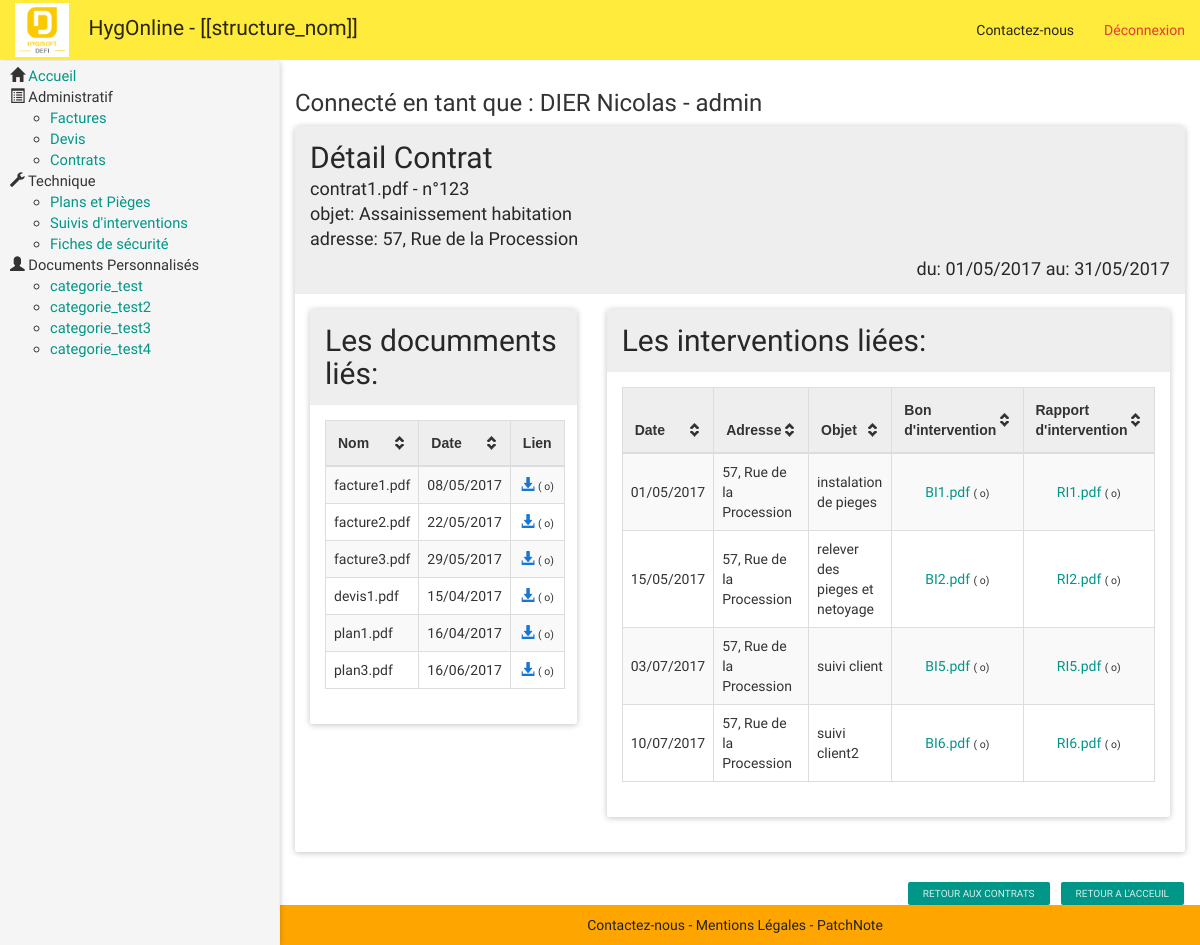
The app's page /hygonline_v2/public/index.php?page=detail&id=1 (signed in) with its own data.
### tables this page shows
CREATE TABLE `categories_perso` (
  `id_categ` int(11) NOT NULL,
  `libelle` varchar(100) NOT NULL,
  `html_header` text NOT NULL,
  `html_footer` text NOT NULL
);

CREATE TABLE `contrats` (
  `id_contrat` int(11) NOT NULL,
  `id_client` int(11) NOT NULL,
  `numero_contrat` int(11) DEFAULT NULL,
  `adresse_contrat` varchar(200) NOT NULL,
  `objet_contrat` varchar(75) DEFAULT NULL,
  `nom_contrat` varchar(100) NOT NULL,
  `date_contrat` date NOT NULL,
  `echeance_contrat` date NOT NULL,
  `montant_total` decimal(10,0) NOT NULL,
  `est_effectuee` tinyint(1) NOT NULL,
  `lien` varchar(100) NOT NULL
);

CREATE TABLE `factures` (
  `id_facture` int(11) NOT NULL,
  `id_contrat` int(11) DEFAULT NULL,
  `id_client` int(11) NOT NULL,
  `date_facture` date NOT NULL,
  `montant_facture` decimal(10,0) NOT NULL,
  `nom_facture` varchar(100) NOT NULL,
  `echeance_facture` date NOT NULL,
  `est_soldee` tinyint(1) NOT NULL,
  `reste` decimal(10,0) DEFAULT NULL,
  `numero_facture` int(11) DEFAULT NULL,
  `lien` varchar(100) NOT NULL
);

CREATE TABLE `devis` (
  `id_devis` int(11) NOT NULL,
  `id_contrat` int(11) NOT NULL,
  `nom_devis` varchar(100) NOT NULL,
  `date_devis` date NOT NULL,
  `numero_devis` int(11) NOT NULL,
  `montant_devis` decimal(10,0) NOT NULL,
  `objet_devis` varchar(75) NOT NULL,
  `est_accepter` tinyint(1) NOT NULL,
  `lien` varchar(100) NOT NULL
);

CREATE TABLE `plans` (
  `id_plan` int(11) NOT NULL,
  `date_plan` date NOT NULL,
  `nom_plan` varchar(100) NOT NULL,
  `objet_plan` varchar(75) NOT NULL,
  `lien` varchar(75) NOT NULL,
  `id_contrat` int(11) NOT NULL
);

CREATE TABLE `interventions` (
  `id_intervention` int(11) NOT NULL,
  `id_contrat` int(11) NOT NULL,
  `objet_interv` varchar(75) NOT NULL,
  `date_interv` date NOT NULL,
  `adresse_interv` varchar(100) NOT NULL,
  `applicateur_interv` varchar(100) NOT NULL,
  `date_bi` date NOT NULL,
  `nom_bi` varchar(100) NOT NULL,
  `lien_bi` varchar(100) NOT NULL,
  `date_ri` date NOT NULL,
  `nom_ri` varchar(100) NOT NULL,
  `lien_ri` varchar(100) NOT NULL,
  `est_effectuee` tinyint(1) NOT NULL
);

### hygonline_v2/src/requete_sql.php (called while the page is built, shortened)
<?php
	function get_db(){
		if(APPLICATION_ENV == 'production') {
			$db = new PDO('mysql:host=localhost;dbname=hyg_dev2', 'hyg_dev', 'XRcD3]+b438q_Dc');
		} else {
			$db = new PDO('mysql:host=localhost;dbname=hyg_dev2', 'root', '');
		}
		return $db;
}
function getFichierByContrat($file_type, $id_client, $id_contrat){
	$db = get_db();
	switch ($file_type){
		case 'facture':
			$sql = "SELECT factures.*,
					DATE_FORMAT(`date_facture`, '%d/%m/%Y') AS `disp_date`,
					DATE_FORMAT(`echeance_facture`, '%d/%m/%Y') AS `disp_echeance`
					FROM factures, contrats, clients
					WHERE factures.id_contrat = contrats.id_contrat
					AND contrats.id_contrat = :id_contrat
					AND contrats.id_client = clients.id_client
					AND clients.id_client = :id_client";
			break;
		case 'devis':
			$sql = "SELECT devis.*,
					DATE_FORMAT(`date_devis`, '%d/%m/%Y') AS `disp_date`
					FROM devis, contrats, clients
					WHERE devis.id_contrat = contrats.id_contrat
					AND contrats.id_contrat = :id_contrat
					AND contrats.id_client = clients.id_client
					AND clients.id_client = :id_client";
			break;
		case 'plan':
			$sql = "SELECT plans.*, contrats.adresse_contrat,
					DATE_FORMAT(`date_plan`, '%d/%m/%Y') AS `disp_date`
					FROM plans, contrats, clients
					WHERE plans.id_contrat = contrats.id_contrat
					AND contrats.id_contrat = :id_contrat
					AND contrats.id_client = clients.id_client
					AND clients.id_client = :id_client";
			break;
	}
	$stmt = $db->prepare($sql);
	$stmt->bindValue('id_client', $id_client, PDO::PARAM_INT);
	$stmt->bindValue('id_contrat', $id_contrat, PDO::PARAM_INT);
	$stmt->execute();
	$data = $stmt->fetchAll(PDO::FETCH_ASSOC);
	return $data;
}
function get_Categories_Perso(){
	$db = get_db();
	$sql = "SELECT * FROM categories_perso";
	$stmt = $db->prepare($sql);
	$stmt->execute();
	$data = $stmt->fetchAll(PDO::FETCH_ASSOC);
	return $data;
}
function get_Contrat_ByID($id_client, $id_contrat){
	$db = get_db();
	$sql = "SELECT contrats.*,
			DATE_FORMAT(`date_contrat`, '%d/%m/%Y') AS `disp_date`,
			DATE_FORMAT(`echeance_contrat`, '%d/%m/%Y') AS `disp_echeance`
			FROM contrats, clients
			WHERE contrats.id_client = clients.id_client
			AND clients.id_client = :id_client
			AND contrats.id_contrat = :id_contrat";
	$stmt = $db->prepare($sql);
	$stmt->bindValue('id_client', $id_client, PDO::PARAM_INT);
	$stmt->bindValue('id_contrat', $id_contrat, PDO::PARAM_INT);
	$stmt->execute();
	$data = $stmt->fetchAll(PDO::FETCH_ASSOC);
	if ($data) {
		return $data[0];
	}
	return null;
}
function get_detail_LinkedInterv($id_client, $id_contrat){
	$db = get_db();
	$sql = "SELECT interventions.*,
			DATE_FORMAT(`date_interv`, '%d/%m/%Y') AS `disp_date`
			FROM interventions, contrats, clients
			WHERE interventions.id_contrat = contrats.id_contrat
			AND contrats.id_contrat = :id_contrat
			ANd contrats.id_client = clients.id_client
			AND clients.id_client = :id_client";
	$stmt = $db->prepare($sql);
	$stmt->bindValue('id_contrat', $id_contrat, PDO::PARAM_INT);
	$stmt->bindValue('id_client', $id_client, PDO::PARAM_INT);
	$stmt->execute();
	$data = $stmt->fetchAll(PDO::FETCH_ASSOC);
	return $data;
}
function taille_fichier($file){
	$filepath = APPLICATION_PATH . "/../docs/" . $file;
	$taille = filesize($filepath);
	if ($taille >= 1048576){
		$taille = round($taille / 1048576 * 100) / 100 . " Mo";
	}
	elseif ($taille >= 1024){
		$taille = round($taille / 1024 * 100) / 100 . " Ko";
	}
	else{
		$taille = $taille . " o";
	}
	return $taille;
}
?>

### hygonline_v2/src/doc_type/contrat_detail.php (the view, shortened to what this page needs)
<?php $interv_detail = get_detail_LinkedInterv($_SESSION['user']['id_client'], $_GET['id']); ?>
<?php
$valeur = get_Contrat_ByID($_SESSION['user']['id_client'], $_GET['id']);
 ?>
<div class="row">
	<div class="col-md-12">
		<div class="panel panel-default">
			<div class="panel-heading">
				<h2>Détail Contrat</h2>
				<h4> <?php echo $valeur['nom_contrat'] . " - n°" . $valeur['numero_contrat']; ?> </h4>
				<h4> objet: <?php echo $valeur['objet_contrat']; ?> </h4>
				<h4> adresse: <?php echo $valeur['adresse_contrat']; ?> </h4>
				<?php if ($valeur['date_contrat'] == $valeur['echeance_contrat']): ?>
					<h4 class="Fright"> en date du: <?php echo $valeur['date_contrat']; ?> </h4>
				<?php else: ?>
					<h4 class="Fright">du: <?php echo $valeur['disp_date']; ?> au: <?php echo $valeur['disp_echeance']; ?> </h4>
				<?php endif ?>
				<div class="clearfix"></div>
			</div>
			<div class="panel-body">
				<div class="row">
					<div class="col-md-4">
						<div class="panel panel-default">
							<div class="panel-heading">
								<h2>Les documments liés: </h2>
							</div>
							<div class="panel-body">
								<table class="table table-striped table-hover tablesorter">
									<thead>
										<tr>
											<th>Nom</th>
											<th>Date</th>
											<th class="lien">Lien</th>
										</tr>
									</thead>
									<tbody>
										<?php $facture = getFichierByContrat('facture', $_SESSION['user']['id_client'], $_GET['id']); ?>
										<?php foreach ($facture as $key => $fact): ?>
											<tr>
												<td> <?php echo $fact['nom_facture']; ?> </td>
												<td> <?php echo $fact['disp_date']; ?> </td>
												<td  class="Tcenter">
												<?php
													$type = "facture";
													$size = taille_fichier($fact['lien']);
													echo '<a href="./download.php?file='.$fact['id_facture'].'&type='. $type .'" target="_blank"><i class="glyphicon glyphicon-download-alt info"></i></a> <span style="font-size: 75%;">(' . $size . ')</span>';
												?>
												</td>
											</tr>
										<?php endforeach; ?>
										<?php $devis = getFichierByContrat('devis', $_SESSION['user']['id_client'], $_GET['id']); ?>
										<?php foreach ($devis as $key => $dev): ?>
											<tr>
												<td> <?php echo $dev['nom_devis']; ?> </td>
												<td> <?php echo $dev['disp_date']; ?> </td>
												<td  class="Tcenter">
												<?php
													$type = "devis";
													$size = taille_fichier($dev['lien']);
													echo '<a href="./download.php?file='.$dev['id_devis'].'&type='. $type .'" target="_blank"><i class="glyphicon glyphicon-download-alt info"></i></a> <span style="font-size: 75%;">(' . $size . ')</span>';
												?>
												</td>
											</tr>
										<?php endforeach; ?>
										<?php $plan = getFichierByContrat('plan', $_SESSION['user']['id_client'], $_GET['id']); ?>
										<?php foreach ($plan as $key => $pl): ?>
											<tr>
												<td> <?php echo $pl['nom_plan']; ?> </td>
												<td> <?php echo $pl['disp_date']; ?> </td>
												<td  class="Tcenter">
												<?php
													$type = "plan";
													$size = taille_fichier($pl['lien']);
													echo '<a href="./download.php?file='.$pl['id_plan'].'&type='. $type .'" target="_blank"><i class="glyphicon glyphicon-download-alt info"></i></a> <span style="font-size: 75%;">(' . $size . ')</span>';
												?>
												</td>
											</tr>
										<?php endforeach; ?>
										</tbody>
									</table>
								</div>
							</div>
						</div>
					<div class="col-md-8">
						<div class="panel panel-default">
							<div class="panel-heading">
								<h2> Les interventions liées: </h2>
							</div>
							<div class="panel-body">
								<table class="table table-striped table-hover tablesorter">
									<thead>
										<tr>
											<th>Date</th>
											<th>Adresse</th>
											<th>Objet</th>
											<th>Bon d'intervention</th>
											<th>Rapport d'intervention</th>
										</tr>
									</thead>
									<tbody>
										<?php $intervention = get_detail_LinkedInterv($_SESSION['user']['id_client'], $_GET['id']); ?>
										<?php foreach ($intervention as $key => $interv): ?>
											<tr>
												<td> <?php echo $interv['disp_date']; ?> </td>
												<td> <?php echo $interv['adresse_interv']; ?> </td>
												<td> <?php echo $interv['objet_interv']; ?> </td>
												<td class="Tcenter">
													<?php
														$type = "bi";
														$size = taille_fichier($interv['lien_bi']);
														echo '<a href="./download.php?file='.$interv['id_intervention'].'&type='. $type .'" target="_blank">'. $interv['nom_bi'] .'</a> <span style="font-size: 75%;">(' . $size . ')</span>';
													?>
												</td>
												<td class="Tcenter">
													<?php
														$type = "ri";
														$size = taille_fichier($interv['lien_ri']);
														echo '<a href="./download.php?file='.$interv['id_intervention'].'&type='. $type .'" target="_blank">'. $interv['nom_ri'] .'</a> <span style="font-size: 75%;">(' . $size . ')</span>';
													?>
												</td>
											</tr>
										<?php endforeach ?>
									</tbody>
								</table>
							</div>
						</div>
					</div>
				</div>
			</div>
		</div>
	</div>
</div>
	<a href='index.php' class="btn btn-xs btn-primary Fright">Retour a l'acceuil</a>
		<a href='index.php?page=fichier&categ=contrat' class="btn btn-xs btn-primary Fright" style="margin-right: 10px;">Retour aux contrats</a>

### hygonline_v2/src/block/sidebar.php
<div id="sidebar-wrapper">
	<ul style="font-size: 105%;" class="nav sidebar-nav">
		<li>
			<span class='glyphicon glyphicon-home'></span>
			<span><a href='index.php' class='title'>Accueil</a></span>
		</li>
		<?php if ($_SESSION['user']['role']== "admin" || $_SESSION['user']['role'] == "comptable"): ?>
			<li>
				<span class="glyphicon glyphicon-list-alt"></span>
				<span class="title">Administratif</span>
			</li>
			<ul>
				<li><a href='index.php?page=fichier&categ=facture'>Factures</a></li>
				<li><a href='index.php?page=fichier&categ=devis'>Devis</a></li>
				<li><a href='index.php?page=fichier&categ=contrat'>Contrats</a></li>
			</ul>
		<?php endif; ?>
		<?php if ($_SESSION['user']['role'] == "admin" || $_SESSION['user']['role'] == "technicien"): ?>
			<li>
				 <span class='glyphicon glyphicon-wrench'></span>
				 <span class='title'>Technique</span>
			 </li>
			<ul>
				<li><a href='index.php?page=fichier&categ=plan'>Plans et Pièges</a></li>
				<li><a href='index.php?page=fichier&categ=interv'>Suivis d'interventions</a></li>
				<li><a href='index.php?page=fichier&categ=fiche'>Fiches de sécurité</a></li>
			</ul>
		<?php endif; ?>
		<li>
			<span class='glyphicon glyphicon-user'></span>
			<span class='title'>Documents Personnalisés</span>
		</li>
		<ul>
			<?php $perso = get_Categories_Perso() ?>
			<?php foreach ($perso as $indice => $categorie) :?>
				<li><a href="index.php?page=perso&id=<?php echo $categorie['id_categ']; ?>"> <?php echo $categorie['libelle']; ?> </a></li>
			<?php endforeach; ?>
		</ul>
	</ul>
</div>

### hygonline_v2/public/assets/css/styles.css (style rules this page uses)
body { padding-top: 60px; }
.panel .panel-heading h2, .panel .panel-heading h3, .panel .panel-heading h4 { margin: 5px 0; }
.table>tbody>tr>td { vertical-align: middle; }
#sidebar-wrapper { position: fixed; top: 61px; bottom: 0; display: block; z-index: 1000; left: 300px; margin-left: -300px; width: 0px; overflow-y: auto; overflow-x: hidden; background-color: #f5f5f5; border-right: 1px solid #eee; -webkit-transition: all 0.4s ease; -moz-transition: all 0.4s ease; -o-transition: all 0.4s ease; transition: all 0.4s ease; box-shadow: 0 1px 6px 0 rgba(0,0,0,.12),0 1px 6px 0 rgba(0,0,0,.12); }
#wrapper.toggled #sidebar-wrapper { width: 280px; padding: 5px 20px 20px 30px; }
.sidebar-nav { width:300px; margin-right: -21px; margin-bottom: 20px; margin-left: -20px; }
.sidebar-nav:last-child { margin-bottom: 0px; }
.info { color: #1976D2 !important; }
.Tcenter { text-align: center; }
.Fright { float: right; }

### records on screen
categories_perso: libelle "categorie_test"
categories_perso: libelle "categorie_test2"
categories_perso: libelle "categorie_test3"
categories_perso: libelle "categorie_test4"
contrats: nom_contrat "contrat1.pdf", numero_contrat "123", objet_contrat "Assainissement habitation", adresse_contrat "57, Rue de la Procession"
factures: nom_facture "facture1.pdf", disp_date "08/05/2017", lien "o"
factures: nom_facture "facture2.pdf", disp_date "22/05/2017", lien "o"
factures: nom_facture "facture3.pdf", disp_date "29/05/2017", lien "o"
devis: nom_devis "devis1.pdf", disp_date "15/04/2017", lien "o"
plans: nom_plan "plan1.pdf", disp_date "16/04/2017", lien "o"
plans: nom_plan "plan3.pdf", disp_date "16/06/2017", lien "o"
interventions: disp_date "01/05/2017", adresse_interv "57, Rue de la Procession", objet_interv "instalation de pieges", nom_bi "BI1.pdf", lien_bi "o", nom_ri "RI1.pdf", lien_ri "o"
interventions: disp_date "15/05/2017", adresse_interv "57, Rue de la Procession", objet_interv "relever des pieges et netoyage", nom_bi "BI2.pdf", lien_bi "o", nom_ri "RI2.pdf", lien_ri "o"
interventions: disp_date "03/07/2017", adresse_interv "57, Rue de la Procession", objet_interv "suivi client", nom_bi "BI5.pdf", lien_bi "o", nom_ri "RI5.pdf", lien_ri "o"
interventions: disp_date "10/07/2017", adresse_interv "57, Rue de la Procession", objet_interv "suivi client2", nom_bi "BI6.pdf", lien_bi "o", nom_ri "RI6.pdf", lien_ri "o"

### other values on screen
$nom_entreprise "[[structure_nom]]"
$_SESSION['user']['nom'] "DIER Nicolas"
$_SESSION['user']['role'] "admin"
$valeur['disp_date'] "01/05/2017"
$valeur['disp_echeance'] "31/05/2017"
